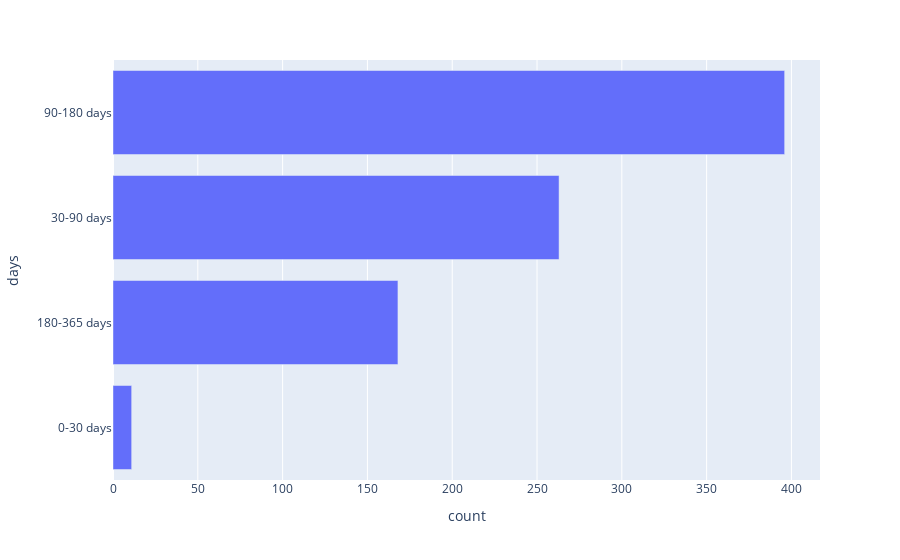

Notebook code for this chart:
### Code cell
int_bar.show()

### Figure 1 — Plotly figure (JSON) as saved in the notebook; plotly's stock layout.template omitted (floating-point values rounded to 4 significant figures)
{"data": [{"alignmentgroup": "True", "hovertemplate": "x=%{x}<br>y=%{y}<extra></extra>", "legendgroup": "", "marker": {"color": "#636efa", "pattern": {"shape": ""}}, "name": "", "offsetgroup": "", "orientation": "h", "showlegend": false, "textposition": "auto", "type": "bar", "x": [396, 263, 168, 11], "xaxis": "x", "y": ["90-180 days", "30-90 days", "180-365 days", "0-30 days"], "yaxis": "y"}], "layout": {"autosize": true, "barmode": "relative", "legend": {"tracegroupgap": 0}, "margin": {"t": 60}, "xaxis": {"anchor": "y", "autorange": true, "domain": [0, 1], "range": [0, 416.8], "title": {"text": "count"}, "type": "linear"}, "yaxis": {"anchor": "x", "autorange": true, "categoryorder": "total ascending", "domain": [0, 1], "range": [-0.5, 3.5], "title": {"text": "days"}, "type": "category"}}}
